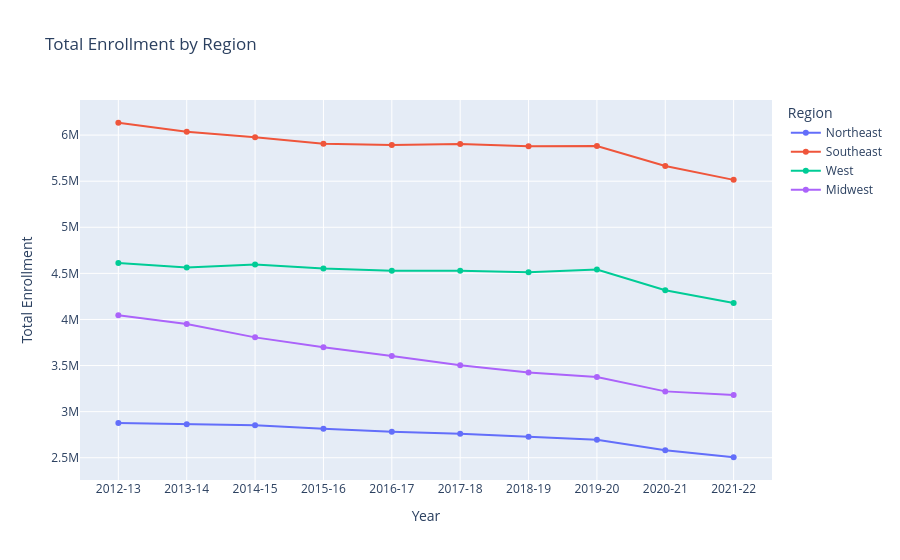

Notebook source saved alongside this figure:
### Code cell
fig = go.Figure()

# Northeast
fig.add_trace(go.Scatter(
    x=ne_year_trends['Year'],
    y=ne_year_trends['Total_Enrollment'],
    mode='lines+markers',
    name='Northeast'
))

# Southeast
fig.add_trace(go.Scatter(
    x=s_year_trends['Year'],
    y=s_year_trends['Total_Enrollment'],
    mode='lines+markers',
    name='Southeast'
))

# West
fig.add_trace(go.Scatter(
    x=w_year_trends['Year'],
    y=w_year_trends['Total_Enrollment'],
    mode='lines+markers',
    name='West'
))

fig.add_trace(go.Scatter(
    x=mw_year_trends['Year'],
    y=mw_year_trends['Total_Enrollment'],
    mode='lines+markers',
    name='Midwest'
))

fig.update_layout(
    title="Total Enrollment by Region",
    xaxis_title="Year",
    yaxis_title="Total Enrollment",
    legend_title="Region"
)

fig.show()

### Figure 1 — Plotly figure (JSON) as saved in the notebook; plotly's stock layout.template omitted (floating-point values rounded to 4 significant figures)
{"data": [{"mode": "lines+markers", "name": "Northeast", "type": "scatter", "x": ["2012-13", "2013-14", "2014-15", "2015-16", "2016-17", "2017-18", "2018-19", "2019-20", "2020-21", "2021-22"], "y": [2877934, 2862350, 2852403, 2813510, 2780728, 2760260, 2727334, 2696130, 2582373, 2505320]}, {"mode": "lines+markers", "name": "Southeast", "type": "scatter", "x": ["2012-13", "2013-14", "2014-15", "2015-16", "2016-17", "2017-18", "2018-19", "2019-20", "2020-21", "2021-22"], "y": [6133962, 6036847, 5976291, 5906797, 5892357, 5903612, 5878347, 5882251, 5663999, 5514311]}, {"mode": "lines+markers", "name": "West", "type": "scatter", "x": ["2012-13", "2013-14", "2014-15", "2015-16", "2016-17", "2017-18", "2018-19", "2019-20", "2020-21", "2021-22"], "y": [4611684, 4562435, 4595443, 4552909, 4527540, 4528129, 4511680, 4541657, 4317856, 4179396]}, {"mode": "lines+markers", "name": "Midwest", "type": "scatter", "x": ["2012-13", "2013-14", "2014-15", "2015-16", "2016-17", "2017-18", "2018-19", "2019-20", "2020-21", "2021-22"], "y": [4045950, 3951046, 3805782, 3698222, 3604595, 3502505, 3425273, 3376331, 3219885, 3180601]}], "layout": {"legend": {"title": {"text": "Region"}}, "title": {"text": "Total Enrollment by Region"}, "xaxis": {"title": {"text": "Year"}}, "yaxis": {"title": {"text": "Total Enrollment"}}}}
